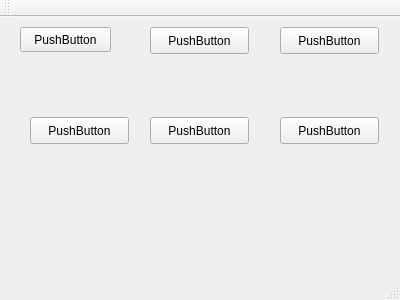
<?xml version="1.0" encoding="UTF-8"?>
<ui version="4.0">
 <class>MainWindow</class>
 <widget class="QMainWindow" name="MainWindow">
  <property name="geometry">
   <rect>
    <x>0</x>
    <y>0</y>
    <width>400</width>
    <height>300</height>
   </rect>
  </property>
  <property name="windowTitle">
   <string>MainWindow</string>
  </property>
  <widget class="QWidget" name="centralWidget">
   <widget class="QPushButton" name="pushButton">
    <property name="geometry">
     <rect>
      <x>20</x>
      <y>10</y>
      <width>91</width>
      <height>25</height>
     </rect>
    </property>
    <property name="minimumSize">
     <size>
      <width>25</width>
      <height>25</height>
     </size>
    </property>
    <property name="text">
     <string>PushButton</string>
    </property>
   </widget>
   <widget class="QPushButton" name="pushButton_2">
    <property name="geometry">
     <rect>
      <x>150</x>
      <y>10</y>
      <width>99</width>
      <height>27</height>
     </rect>
    </property>
    <property name="text">
     <string>PushButton</string>
    </property>
   </widget>
   <widget class="QPushButton" name="pushButton_3">
    <property name="geometry">
     <rect>
      <x>280</x>
      <y>10</y>
      <width>99</width>
      <height>27</height>
     </rect>
    </property>
    <property name="text">
     <string>PushButton</string>
    </property>
   </widget>
   <widget class="QPushButton" name="pushButton_4">
    <property name="geometry">
     <rect>
      <x>30</x>
      <y>100</y>
      <width>99</width>
      <height>27</height>
     </rect>
    </property>
    <property name="text">
     <string>PushButton</string>
    </property>
   </widget>
   <widget class="QPushButton" name="pushButton_5">
    <property name="geometry">
     <rect>
      <x>150</x>
      <y>100</y>
      <width>99</width>
      <height>27</height>
     </rect>
    </property>
    <property name="text">
     <string>PushButton</string>
    </property>
   </widget>
   <widget class="QPushButton" name="pushButton_6">
    <property name="geometry">
     <rect>
      <x>280</x>
      <y>100</y>
      <width>99</width>
      <height>27</height>
     </rect>
    </property>
    <property name="text">
     <string>PushButton</string>
    </property>
   </widget>
  </widget>
  <widget class="QMenuBar" name="menuBar">
   <property name="geometry">
    <rect>
     <x>0</x>
     <y>0</y>
     <width>400</width>
     <height>25</height>
    </rect>
   </property>
  </widget>
  <widget class="QToolBar" name="mainToolBar">
   <attribute name="toolBarArea">
    <enum>TopToolBarArea</enum>
   </attribute>
   <attribute name="toolBarBreak">
    <bool>false</bool>
   </attribute>
  </widget>
  <widget class="QStatusBar" name="statusBar"/>
 </widget>
 <layoutdefault spacing="6" margin="11"/>
 <resources/>
 <connections/>
</ui>
